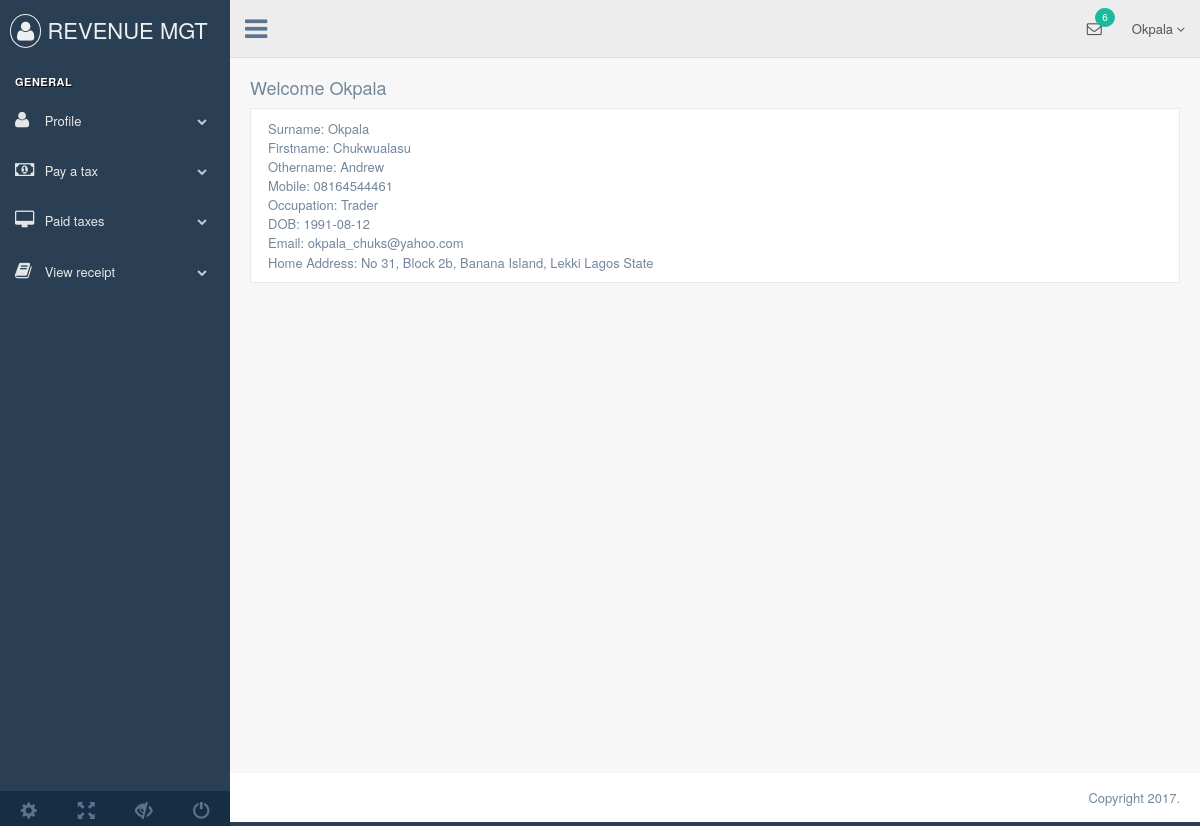
The app's page /profile.php (signed in) with its own data.
### tables this page shows
CREATE TABLE `users` (
  `userid` int(11) NOT NULL,
  `surname` varchar(200) NOT NULL,
  `firstname` varchar(200) NOT NULL,
  `othername` varchar(200) NOT NULL,
  `mobile` varchar(200) NOT NULL,
  `occupation` varchar(200) NOT NULL,
  `homeaddress` text NOT NULL,
  `dob` date NOT NULL,
  `email` varchar(200) NOT NULL,
  `password` varchar(200) NOT NULL,
  `sec_question` text NOT NULL,
  `sec_answer` text NOT NULL,
  `paid` int(11) DEFAULT NULL
);

### classes/connection.php (the view, shortened to what this page needs)
<?php
class User
{
  public $serverName,$dbname,$user,$dbpass;
    public function setDatabase($serverName,$dbname,$user,$dbpass){
      $this->serverName = $serverName;
      $this->dbname = $dbname;
      $this->user = $user;
      $this->dbpass = $dbpass;
    }
  public function getProfile($emailSession){
    try {
          $connectDB = new PDO("mysql:host=$this->serverName;dbname=$this->dbname",$this->user,$this->dbpass);
          $stmt = $connectDB->prepare("SELECT * FROM users WHERE email = '$emailSession'");
          $stmt->execute();
          while ($rows = $stmt->fetch(PDO::FETCH_ASSOC)) {
            echo "Surname: " . $rows['surname'] . "<br>";
            echo "Firstname: " .$rows['firstname'] . "<br>";
            echo "Othername: " .$rows['othername'] ."<br>";
            echo "Mobile: " .$rows['mobile'] ."<br>";
            echo "Occupation: " .$rows['occupation'] ."<br>";
            echo "DOB: " .$rows['dob'] ."<br>";
            echo "Email: " .$rows['email'] ."<br>";
            echo "Home Address: " .$rows['homeaddress'] . "<br>";
        }
    } catch (PDOException $e) {
      throw new Exception($e->getMessage());
    }
  }
}
?>

### records on screen
users: surname "Okpala", firstname "Chukwualasu", othername "Andrew", mobile "08164544461", occupation "Trader", dob "1991-08-12", email "okpala_chuks@yahoo.com", homeaddress "No 31, Block 2b, Banana Island, Lekki Lagos State"

### other values on screen
$_SESSION['surname'] "Okpala"
